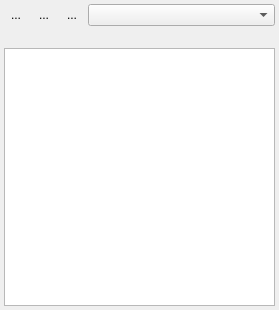
<?xml version="1.0" encoding="UTF-8"?>
<ui version="4.0">
 <class>BrowserViewer</class>
 <widget class="QWidget" name="BrowserViewer">
  <property name="geometry">
   <rect>
    <x>0</x>
    <y>0</y>
    <width>279</width>
    <height>310</height>
   </rect>
  </property>
  <property name="windowTitle">
   <string>Form</string>
  </property>
  <layout class="QVBoxLayout" name="verticalLayout">
   <property name="spacing">
    <number>4</number>
   </property>
   <property name="margin">
    <number>4</number>
   </property>
   <item>
    <widget class="QFrame" name="frame">
     <property name="frameShape">
      <enum>QFrame::NoFrame</enum>
     </property>
     <property name="frameShadow">
      <enum>QFrame::Raised</enum>
     </property>
     <layout class="QHBoxLayout" name="horizontalLayout">
      <property name="spacing">
       <number>4</number>
      </property>
      <property name="margin">
       <number>0</number>
      </property>
      <item>
       <widget class="QToolButton" name="toolButton_back">
        <property name="toolTip">
         <string>Back</string>
        </property>
        <property name="text">
         <string>...</string>
        </property>
        <property name="icon">
         <iconset resource="../../src/resource.qrc">
          <normaloff>:/icons/back.png</normaloff>:/icons/back.png</iconset>
        </property>
        <property name="autoRaise">
         <bool>true</bool>
        </property>
       </widget>
      </item>
      <item>
       <widget class="QToolButton" name="toolButton_reload">
        <property name="toolTip">
         <string>Reload</string>
        </property>
        <property name="text">
         <string>...</string>
        </property>
        <property name="icon">
         <iconset resource="../../src/resource.qrc">
          <normaloff>:/icons/reload.png</normaloff>:/icons/reload.png</iconset>
        </property>
        <property name="autoRaise">
         <bool>true</bool>
        </property>
       </widget>
      </item>
      <item>
       <widget class="QToolButton" name="toolButton_home">
        <property name="toolTip">
         <string>Home</string>
        </property>
        <property name="text">
         <string>...</string>
        </property>
        <property name="icon">
         <iconset resource="../../src/resource.qrc">
          <normaloff>:/icons/gohome.png</normaloff>:/icons/gohome.png</iconset>
        </property>
        <property name="autoRaise">
         <bool>true</bool>
        </property>
       </widget>
      </item>
      <item>
       <widget class="QComboBox" name="comboBox">
        <property name="currentIndex">
         <number>0</number>
        </property>
        <item>
         <property name="text">
          <string/>
         </property>
        </item>
        <item>
         <property name="text">
          <string>MagnaTune</string>
         </property>
        </item>
        <item>
         <property name="text">
          <string>Jamendo</string>
         </property>
        </item>
       </widget>
      </item>
     </layout>
    </widget>
   </item>
   <item>
    <widget class="QLabel" name="label">
     <property name="text">
      <string/>
     </property>
    </widget>
   </item>
   <item>
    <widget class="BrowserList" name="listWidget">
     <property name="editTriggers">
      <set>QAbstractItemView::NoEditTriggers</set>
     </property>
     <property name="showDropIndicator" stdset="0">
      <bool>false</bool>
     </property>
     <property name="dragEnabled">
      <bool>true</bool>
     </property>
     <property name="dragDropMode">
      <enum>QAbstractItemView::DragOnly</enum>
     </property>
     <property name="selectionMode">
      <enum>QAbstractItemView::ExtendedSelection</enum>
     </property>
    </widget>
   </item>
  </layout>
 </widget>
 <customwidgets>
  <customwidget>
   <class>BrowserList</class>
   <extends>QListWidget</extends>
   <header>browser_viewer.h</header>
  </customwidget>
 </customwidgets>
 <resources>
  <include location="../../src/resource.qrc"/>
 </resources>
 <connections>
  <connection>
   <sender>comboBox</sender>
   <signal>currentIndexChanged(int)</signal>
   <receiver>BrowserViewer</receiver>
   <slot>browserChanged(int)</slot>
   <hints>
    <hint type="sourcelabel">
     <x>139</x>
     <y>18</y>
    </hint>
    <hint type="destinationlabel">
     <x>139</x>
     <y>154</y>
    </hint>
   </hints>
  </connection>
  <connection>
   <sender>toolButton_back</sender>
   <signal>clicked()</signal>
   <receiver>BrowserViewer</receiver>
   <slot>back()</slot>
   <hints>
    <hint type="sourcelabel">
     <x>15</x>
     <y>14</y>
    </hint>
    <hint type="destinationlabel">
     <x>139</x>
     <y>154</y>
    </hint>
   </hints>
  </connection>
  <connection>
   <sender>toolButton_home</sender>
   <signal>clicked()</signal>
   <receiver>BrowserViewer</receiver>
   <slot>home()</slot>
   <hints>
    <hint type="sourcelabel">
     <x>96</x>
     <y>14</y>
    </hint>
    <hint type="destinationlabel">
     <x>139</x>
     <y>154</y>
    </hint>
   </hints>
  </connection>
  <connection>
   <sender>toolButton_reload</sender>
   <signal>clicked()</signal>
   <receiver>BrowserViewer</receiver>
   <slot>reload()</slot>
   <hints>
    <hint type="sourcelabel">
     <x>69</x>
     <y>14</y>
    </hint>
    <hint type="destinationlabel">
     <x>139</x>
     <y>154</y>
    </hint>
   </hints>
  </connection>
 </connections>
 <slots>
  <slot>browserChanged(int)</slot>
  <slot>back()</slot>
  <slot>forward()</slot>
  <slot>home()</slot>
  <slot>reload()</slot>
 </slots>
</ui>
